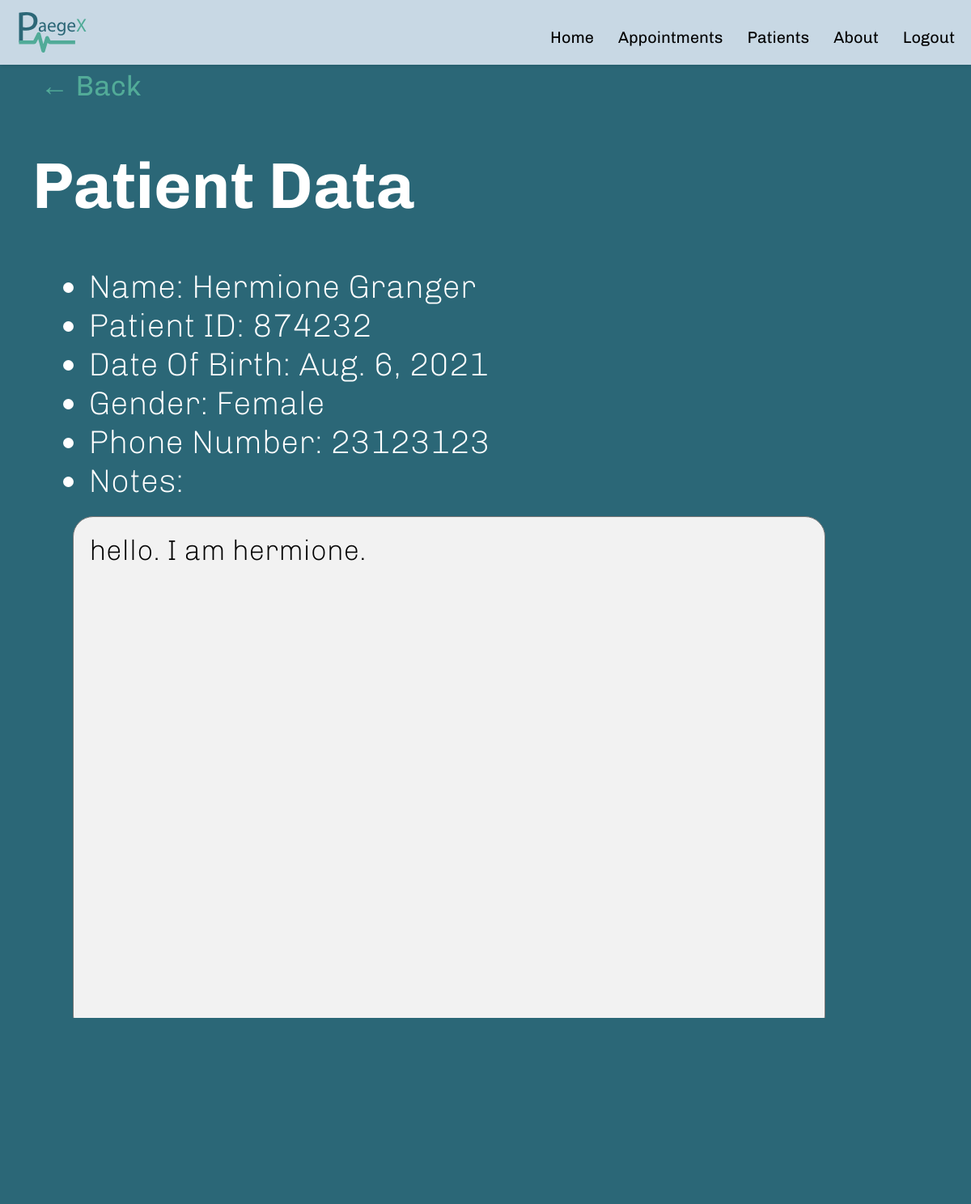
/patients/874232 (signed in), run on the app's committed database.
### appointments/models.py (models this page shows, shortened)
class Patient(models.Model):
    user = models.ForeignKey(User, on_delete=models.SET_NULL, null=True, blank=True)
    name = models.CharField(max_length=64)
    id = models.BigAutoField(primary_key=True)
    dateOfBirth = models.DateField(default=timezone.localdate)
    gender = models.CharField(max_length=64, default="")
    phone = models.CharField(max_length=20, default="")
    notes = models.CharField(max_length=1000, default="")

### patients/views.py (the view)
# urls.py: path("<int:patient_id>", views.patient, name="patient"),
@login_required(login_url='loginPage')
def patient(request, patient_id):
    patient = Patient.objects.get(pk=patient_id)
    return render(request, "patients/patient.html", {
        "patient": patient
    })

### patients/templates/patients/patient.html (shortened to what this page needs)
{% extends "users/layoutMenu.html" %}
{% block body %}
    <a onClick="javascript:history.go(-1)" class="pageLinks">&larr; Back</a>
    <h1>Patient Data</h1>
    <ul>
        <li>Name: {{ patient.name }}</li>
        <li>Patient ID: {{ patient.id }}</li>
        <li>Date Of Birth: {{ patient.dateOfBirth }}</li>
        <li>Gender: {{ patient.gender }}</li>
        <li>Phone Number: {{ patient.phone }}</li>
        <li>Notes:</li>
        <form style="width: auto; height: 600px; padding-right: 50px;" action="{% url 'addNotes' patient.id %}" name="notesForm" method="post">
            <textarea type="text" name="patientNotes" class="notes">{{patient.notes}}</textarea>
            <div class="submitWrapper">
                <input type="submit" name="saveNotes" class="submitButton">
            </div>
        </form>
    </ul>
{% endblock %}

### assets/styles.css (style rules this page uses)
html, body { max-width: 100%; overflow-x: hidden; }
body { font-family: Chivo, sans-serif; font-weight: 200; font-size: 40px; margin: 0px; padding: 0px; }
body li { margin-left: 70px; }
body h1 { margin-left: 40px; color: #ffffff; }
textarea { margin-left: 50px; margin-top: 20px; margin-bottom: 50px; font-size:30px; font-family: sans-serif; width: 95%; height: 100%; background-color:gainsboro; outline: none; color: black; border-radius: 25px; padding: 20px; font-family: Chivo, sans-serif; font-weight: 200; font-size: 35px; }
body { font-family: Chivo, sans-serif; font-weight: 200; font-size: 40px; margin: 0px; padding: 0px; background-color: #2b6777; color: white; }
textarea { margin-left: 50px; margin-top: 20px; margin-bottom: 50px; }
select, input, button { height: 50px; width: calc(100% - 80px); max-width: 700px; font-weight: lighter; font-size: 20px; border-radius: 20px; padding-left: 15px; outline: none; border: none; font-family: Chivo, sans-serif; }
.submitButton { width: 50%; margin-top: 40px; margin-bottom: 40px; background-color: #52ab98; color: white; margin-left: auto; margin-right: auto; }
.submitWrapper { display: flex; justify-content: center; padding-top: 30px; padding-bottom: 30px; padding-right: 40px; }
.notes { font-size:30px; font-family: sans-serif; width: 80%; height: 100%; background-color:#f2f2f2 ; outline:none; color: black; border-radius: 25px; padding: 20px; font-family: Chivo, sans-serif; font-weight: 200; font-size: 35px; }
.pageLinks { text-decoration: none; color: #52ab98; font-weight: normal; font-size: 35px; margin-left: 50px; }

### data on the page
Patient: name "Hermione Granger", id "874232", dateOfBirth "Aug. 6, 2021", gender "Female", phone "23123123", patientNotes "hello. I am hermione."
